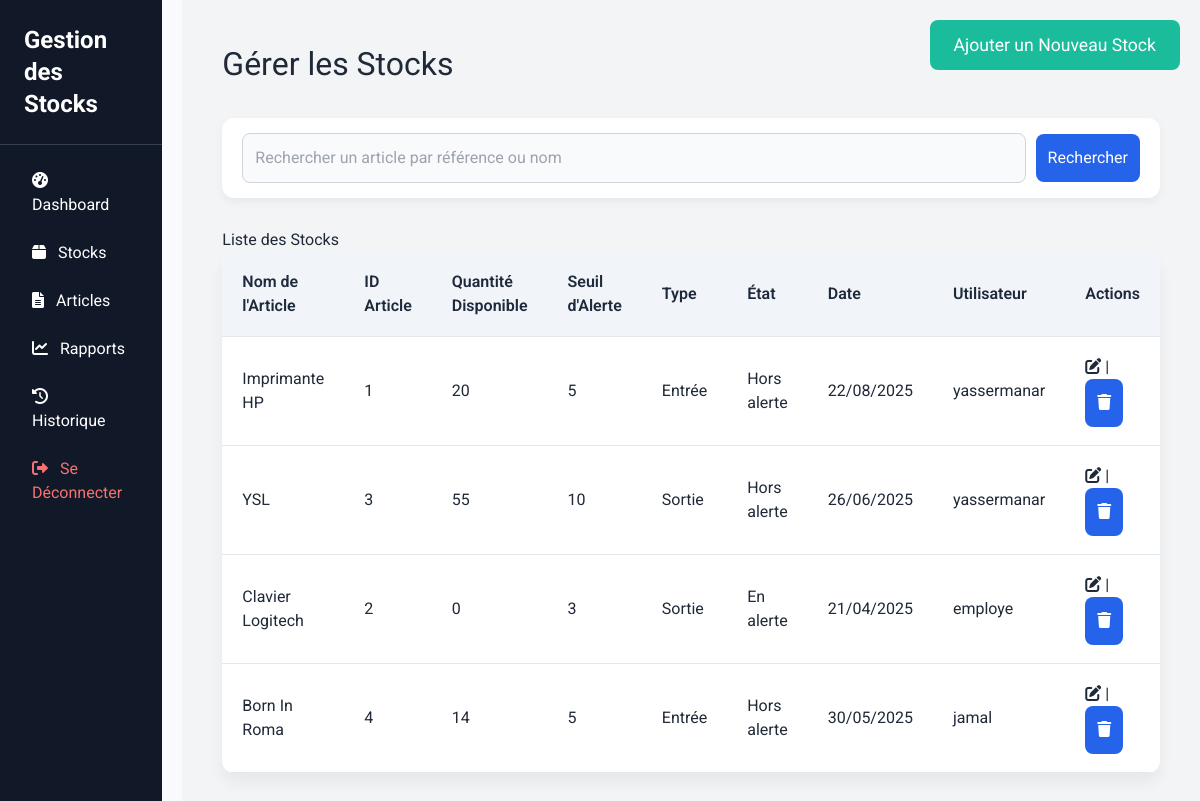
The app's page /stocks/ (signed in) with its own data.
### stock/models.py (models this page shows, shortened)
class Stock(models.Model):
    id = models.AutoField(primary_key=True)
    article = models.ForeignKey(Article, on_delete=models.CASCADE,null=True)
    date = models.DateField(null=True, blank=True)
    class TypeChoices(models.TextChoices):
        ENTREE = "entree", "Entrée"
        SORTIE = "sortie", "Sortie"
    class EtatChoices(models.TextChoices):
        EN_ALERTE = "en_alerte", "En alerte"
        HORS_ALERTE = "hors_alerte", "Hors alerte"
    type = models.CharField(max_length=10, choices=TypeChoices.choices, default=TypeChoices.ENTREE)
    etatStock = models.CharField(max_length=15, choices=EtatChoices.choices, default=EtatChoices.HORS_ALERTE)
    quantiteDisponible = models.IntegerField()
    seuilAlerte = models.IntegerField()
    utilisateur = models.ForeignKey(User, on_delete=models.CASCADE, null=True)  # Ajout de l'utilisateur qui effectue le mouvement

### article/models.py (models this page shows, shortened)
class Article(models.Model):
    id = models.AutoField(primary_key=True)
    nom = models.CharField(max_length=100)
    references = models.CharField(max_length=50, null=True, blank=True)
    categorie = models.CharField(max_length=50, null=True, blank=True)
    prix = models.DecimalField(decimal_places=2, max_digits=10, null=True, blank=True)
    quantite = models.IntegerField(default=0)
    description = models.TextField(null=True, blank=True)  # Description détaillée de l'article
    date_ajout = models.DateField(default=date.today)
    class Etat(models.TextChoices):
        EN_STOCK = "en_stock", "En stock"
        HORS_STOCK = "hors_stock", "Hors stock"
    etat = models.CharField(max_length=15, choices=Etat.choices, default=Etat.HORS_STOCK)
    class Meta:
        verbose_name = 'Article'
        verbose_name_plural = 'Articles'

### stock/views.py (the view)
# urls.py: path('stocks/', get_stocks, name='get_stocks'),
@never_cache
@login_required(login_url='/loginpage/')
def get_stocks(request):
    if not request.user.is_authenticated:
        return redirect('/loginpage/')
    Stock = apps.get_model('stock', 'Stock')
    Article = apps.get_model('article', 'Article')
    stocks = Stock.objects.all()
    articles = Article.objects.all()
    response = render(request, 'stocks.html', {
        'stocks': stocks,
        'articles': articles,
    })
    return disable_cache(response)

### stock/views.py (called while the page is built)
def disable_cache(response):
    response['Cache-Control'] = 'no-cache, no-store, must-revalidate'
    response['Pragma'] = 'no-cache'
    response['Expires'] = '0'
    return response

### templates/stocks.html (shortened to what this page needs)
{% extends 'base.html' %}
{% block content %}
    <div class="header-container">
        <h1>Gérer les Stocks</h1>
        <button id="add-stock-btn">Ajouter un Nouveau Stock</button>
    </div>
    <form method="get" action="{% url 'search_stocks' %}" class="search-container">
        <input type="text" name="query" id="search-bar" placeholder="Rechercher un article par référence ou nom" value="{{ query }}">
        <button type="submit" id="search-btn">Rechercher</button>
    </form>
    <div class="stocks-list">
        <h3>Liste des Stocks</h3>
        <table>
            <thead>
                <tr>
                    <th>Nom de l'Article</th>
                    <th>ID Article</th>
                    <th>Quantité Disponible</th>
                    <th>Seuil d'Alerte</th>
                    <th>Type</th>
                    <th>État</th>
                    <th>Date</th>
                    <th>Utilisateur</th>
                    <th>Actions</th>
                </tr>
            </thead>
            <tbody>
                {% for stock in stocks %}
                    <tr>
                        <td>{{ stock.article.nom }}</td>
                        <td>{{ stock.article.id }}</td>
                        <td>{{ stock.quantiteDisponible }}</td>
                        <td>{{ stock.seuilAlerte }}</td>
                        <td>{{ stock.get_type_display }}</td>
                        <td>{{ stock.get_etatStock_display }}</td>
                        <td>{{ stock.date|date:"d/m/Y" }}</td>
                        <td>{{ stock.utilisateur.username }}</td>
                        <td>
                            <a href="{% url 'get_stock_form' %}"><i class="fas fa-edit"></i></a> |
                            <form action="{% url 'delete_stock' stock.id %}" method="post" style="display:inline;">
                                <button type="submit" onclick="return confirm('Êtes-vous sûr de vouloir supprimer ce stock ?');"><i class="fas fa-trash"></i></button>
                            </form>
                        </td>
                    </tr>
                {% empty %}
                    <tr><td colspan="9">Aucun stock disponible.</td></tr>
                {% endfor %}
            </tbody>
        </table>
    </div>
{% endblock %}

### records on screen
Stock: article.nom "Imprimante HP", article.id "1", quantiteDisponible "20", seuilAlerte "5", type "Entrée", etatStock "Hors alerte", date "22/08/2025", utilisateur.username "yassermanar"
Stock: article.nom "YSL", article.id "3", quantiteDisponible "55", seuilAlerte "10", type "Sortie", etatStock "Hors alerte", date "26/06/2025", utilisateur.username "yassermanar"
Stock: article.nom "Clavier Logitech", article.id "2", quantiteDisponible "0", seuilAlerte "3", type "Sortie", etatStock "En alerte", date "21/04/2025", utilisateur.username "employe"
Stock: article.nom "Born In Roma", article.id "4", quantiteDisponible "14", seuilAlerte "5", type "Entrée", etatStock "Hors alerte", date "30/05/2025", utilisateur.username "jamal"
